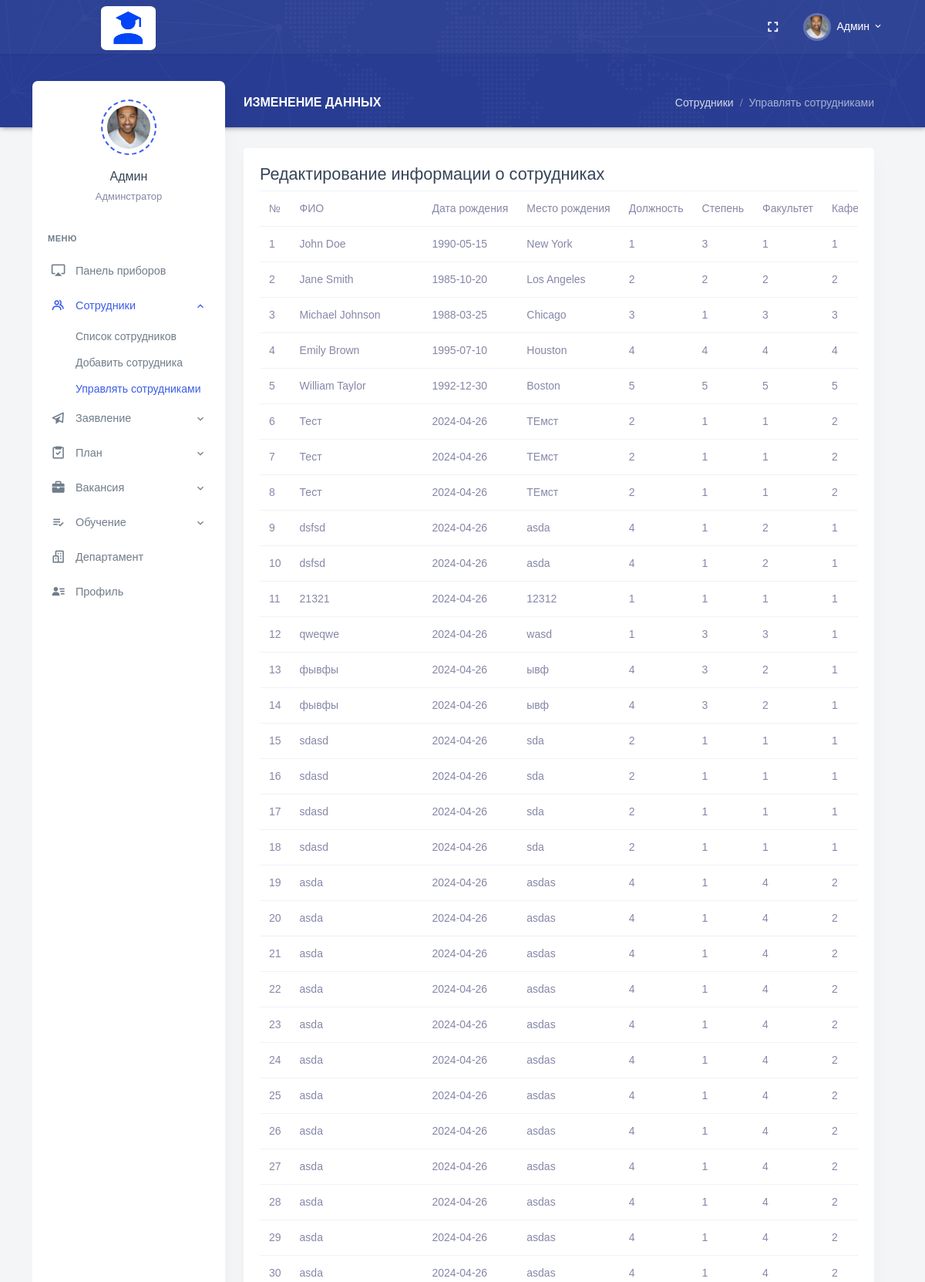
Page /University_HR/edit-employee.php (upper part) on the committed database.
### tables this page shows
CREATE TABLE `employees` (
  `Employee_Id` int NOT NULL AUTO_INCREMENT,
  `Full_Name` varchar(255) DEFAULT NULL,
  `Date_of_Birth` date DEFAULT NULL,
  `Place_of_Birth` varchar(255) DEFAULT NULL,
  `Position_Id` int DEFAULT NULL,
  `Degree_Id` int DEFAULT NULL,
  `Faculty_Id` int DEFAULT NULL,
  `Department_Id` int DEFAULT NULL,
  `User_Role_Id` int DEFAULT NULL,
  `Email` varchar(255) DEFAULT NULL,
  `Phone_Number` varchar(20) DEFAULT NULL,
  `Employee_Number` varchar(20) DEFAULT NULL,
  `Date_Added` date DEFAULT NULL,
  `Path_Photo` varchar(255) DEFAULT NULL,
  `Username` varchar(255) DEFAULT NULL,
  `Password` varchar(255) DEFAULT NULL,
  PRIMARY KEY (`Employee_Id`),
  KEY `Degree_Id` (`Degree_Id`),
  KEY `Faculty_Id` (`Faculty_Id`),
  KEY `Department_Id` (`Department_Id`),
  KEY `User_Role_Id` (`User_Role_Id`),
  KEY `employees_ibfk_1` (`Position_Id`),
  CONSTRAINT `employees_ibfk_1` FOREIGN KEY (`Position_Id`) REFERENCES `positions` (`Position_Id`) ON DELETE CASCADE ON UPDATE CASCADE,
  CONSTRAINT `employees_ibfk_2` FOREIGN KEY (`Degree_Id`) REFERENCES `degrees` (`Degree_Id`) ON DELETE CASCADE ON UPDATE CASCADE,
  CONSTRAINT `employees_ibfk_3` FOREIGN KEY (`Faculty_Id`) REFERENCES `faculties` (`Faculty_Id`) ON DELETE CASCADE ON UPDATE CASCADE,
  CONSTRAINT `employees_ibfk_4` FOREIGN KEY (`Department_Id`) REFERENCES `departments` (`Department_Id`) ON DELETE CASCADE ON UPDATE CASCADE,
  CONSTRAINT `employees_ibfk_5` FOREIGN KEY (`User_Role_Id`) REFERENCES `user_roles` (`User_Role_Id`) ON DELETE CASCADE ON UPDATE CASCADE
);

### University_HR/edit-employee.php (the view, shortened to what this page needs)
<?php
require_once "header.php";
?>
<div class="main-content">
    <div class="page-content">
        <div class="row">
            <div class="col-12">
                <div class="page-title-box d-flex align-items-center justify-content-between">
                    <h4 class="page-title mb-0 font-size-18">Изменение данных</h4>
                    <div class="page-title-right">
                        <ol class="breadcrumb m-0">
                            <li class="breadcrumb-item"><a href="javascript: void(0);">Сотрудники</a></li>
                            <li class="breadcrumb-item active">Управлять сотрудниками</li>
                        </ol>
                    </div>
                </div>
            </div>
        </div>
        <div class="row">
            <div class="col-12">
                <div class="card">
                    <div class="card-body">
                        <h4>Редактирование информации о сотрудниках</h4>
                        <div class="table-responsive">
                            <table class="table table-editable table-nowrap align-middle table-edits">
                                <thead>
                                    <tr class="bg-white">
                                        <th>№</th>
                                        <th>ФИО</th>
                                        <th>Дата рождения</th>
                                        <th>Место рождения</th>
                                        <th>Должность</th>
                                        <th>Степень</th>
                                        <th>Факультет</th>
                                        <th>Кафедра</th>
                                    </tr>
                                </thead>
                                <tbody>
                                    <?php
                                    require_once "conn.php";
                                    $sql = "SELECT * FROM employees";
                                    $result = mysqli_query($conn , $sql);
                                    $i = 1;
                                    if(mysqli_num_rows($result) > 0){
                                        while($rows = mysqli_fetch_assoc($result)) {
                                            $Employee_Id = $rows["Employee_Id"];
                                            $Full_Name = $rows["Full_Name"];
                                            $Date_of_Birth = $rows["Date_of_Birth"];
                                            $Place_of_Birth = $rows["Place_of_Birth"];
                                            $Position_Id = $rows["Position_Id"];
                                            $Degree_Id = $rows["Degree_Id"];
                                            $Faculty_Id = $rows["Faculty_Id"];
                                            $Department_Id = $rows["Department_Id"];
                                    ?>
                                    <tr id="row-<?php echo $Employee_Id; ?>">
                                        <td><?php echo $i; ?></td>
                                        <td><?php echo $Full_Name; ?></td>
                                        <td><?php echo $Date_of_Birth; ?></td>
                                        <td><?php echo $Place_of_Birth; ?></td>
                                        <td><?php echo $Position_Id; ?></td>
                                        <td><?php echo $Degree_Id; ?></td>
                                        <td><?php echo $Faculty_Id; ?></td>
                                        <td><?php echo $Department_Id; ?></td>
                                    </tr>
                                    <?php
                                        $i++;
                                        }
                                    } else {
                                        echo "<tr><td colspan='15'>Сотрудники не найдены!</td></tr>";
                                    }
                                    ?>
                                </tbody>
                            </table>
                        </div>
                    </div>
                </div>
            </div>
        </div>
    </div>
    <?php
    require_once "footer.php";
    ?>

### rows in the picture
employees: Full_Name "John Doe", Date_of_Birth "1990-05-15", Place_of_Birth "New York", Position_Id "1", Degree_Id "3", Faculty_Id "1", Department_Id "1"
employees: Full_Name "Jane Smith", Date_of_Birth "1985-10-20", Place_of_Birth "Los Angeles", Position_Id "2", Degree_Id "2", Faculty_Id "2", Department_Id "2"
employees: Full_Name "Michael Johnson", Date_of_Birth "1988-03-25", Place_of_Birth "Chicago", Position_Id "3", Degree_Id "1", Faculty_Id "3", Department_Id "3"
employees: Full_Name "Emily Brown", Date_of_Birth "1995-07-10", Place_of_Birth "Houston", Position_Id "4", Degree_Id "4", Faculty_Id "4", Department_Id "4"
employees: Full_Name "William Taylor", Date_of_Birth "1992-12-30", Place_of_Birth "Boston", Position_Id "5", Degree_Id "5", Faculty_Id "5", Department_Id "5"
employees: Full_Name "Тест", Date_of_Birth "2024-04-26", Place_of_Birth "ТЕмст", Position_Id "2", Degree_Id "1", Faculty_Id "1", Department_Id "2"
employees: Full_Name "Тест", Date_of_Birth "2024-04-26", Place_of_Birth "ТЕмст", Position_Id "2", Degree_Id "1", Faculty_Id "1", Department_Id "2"
employees: Full_Name "Тест", Date_of_Birth "2024-04-26", Place_of_Birth "ТЕмст", Position_Id "2", Degree_Id "1", Faculty_Id "1", Department_Id "2"
employees: Full_Name "dsfsd", Date_of_Birth "2024-04-26", Place_of_Birth "asda", Position_Id "4", Degree_Id "1", Faculty_Id "2", Department_Id "1"
employees: Full_Name "dsfsd", Date_of_Birth "2024-04-26", Place_of_Birth "asda", Position_Id "4", Degree_Id "1", Faculty_Id "2", Department_Id "1"
employees: Full_Name "21321", Date_of_Birth "2024-04-26", Place_of_Birth "12312", Position_Id "1", Degree_Id "1", Faculty_Id "1", Department_Id "1"
employees: Full_Name "qweqwe", Date_of_Birth "2024-04-26", Place_of_Birth "wasd", Position_Id "1", Degree_Id "3", Faculty_Id "3", Department_Id "1"
employees: Full_Name "фывфы", Date_of_Birth "2024-04-26", Place_of_Birth "ывф", Position_Id "4", Degree_Id "3", Faculty_Id "2", Department_Id "1"
employees: Full_Name "фывфы", Date_of_Birth "2024-04-26", Place_of_Birth "ывф", Position_Id "4", Degree_Id "3", Faculty_Id "2", Department_Id "1"
employees: Full_Name "sdasd", Date_of_Birth "2024-04-26", Place_of_Birth "sda", Position_Id "2", Degree_Id "1", Faculty_Id "1", Department_Id "1"
employees: Full_Name "sdasd", Date_of_Birth "2024-04-26", Place_of_Birth "sda", Position_Id "2", Degree_Id "1", Faculty_Id "1", Department_Id "1"
employees: Full_Name "sdasd", Date_of_Birth "2024-04-26", Place_of_Birth "sda", Position_Id "2", Degree_Id "1", Faculty_Id "1", Department_Id "1"
employees: Full_Name "sdasd", Date_of_Birth "2024-04-26", Place_of_Birth "sda", Position_Id "2", Degree_Id "1", Faculty_Id "1", Department_Id "1"
employees: Full_Name "asda", Date_of_Birth "2024-04-26", Place_of_Birth "asdas", Position_Id "4", Degree_Id "1", Faculty_Id "4", Department_Id "2"
employees: Full_Name "asda", Date_of_Birth "2024-04-26", Place_of_Birth "asdas", Position_Id "4", Degree_Id "1", Faculty_Id "4", Department_Id "2"
employees: Full_Name "asda", Date_of_Birth "2024-04-26", Place_of_Birth "asdas", Position_Id "4", Degree_Id "1", Faculty_Id "4", Department_Id "2"
employees: Full_Name "asda", Date_of_Birth "2024-04-26", Place_of_Birth "asdas", Position_Id "4", Degree_Id "1", Faculty_Id "4", Department_Id "2"
employees: Full_Name "asda", Date_of_Birth "2024-04-26", Place_of_Birth "asdas", Position_Id "4", Degree_Id "1", Faculty_Id "4", Department_Id "2"
employees: Full_Name "asda", Date_of_Birth "2024-04-26", Place_of_Birth "asdas", Position_Id "4", Degree_Id "1", Faculty_Id "4", Department_Id "2"
employees: Full_Name "asda", Date_of_Birth "2024-04-26", Place_of_Birth "asdas", Position_Id "4", Degree_Id "1", Faculty_Id "4", Department_Id "2"
employees: Full_Name "asda", Date_of_Birth "2024-04-26", Place_of_Birth "asdas", Position_Id "4", Degree_Id "1", Faculty_Id "4", Department_Id "2"
employees: Full_Name "asda", Date_of_Birth "2024-04-26", Place_of_Birth "asdas", Position_Id "4", Degree_Id "1", Faculty_Id "4", Department_Id "2"
employees: Full_Name "asda", Date_of_Birth "2024-04-26", Place_of_Birth "asdas", Position_Id "4", Degree_Id "1", Faculty_Id "4", Department_Id "2"
employees: Full_Name "asda", Date_of_Birth "2024-04-26", Place_of_Birth "asdas", Position_Id "4", Degree_Id "1", Faculty_Id "4", Department_Id "2"
employees: Full_Name "asda", Date_of_Birth "2024-04-26", Place_of_Birth "asdas", Position_Id "4", Degree_Id "1", Faculty_Id "4", Department_Id "2"
